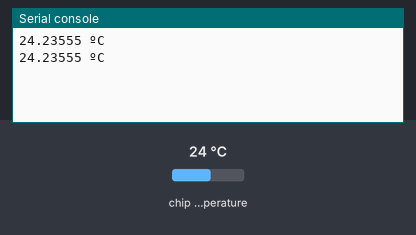
Bench run of a program on a simulated Raspberry Pi Pico running MicroPython. Shown: the last lines printed to the serial console. The inputs (shaded band) are chosen by the test bench; at power-on: chip temperature 24 °C. Threads take turns every 2 ms.

Above: at 2.2 s.
2.3 s: chip temperature set to 1 °C
At 3.6 s:
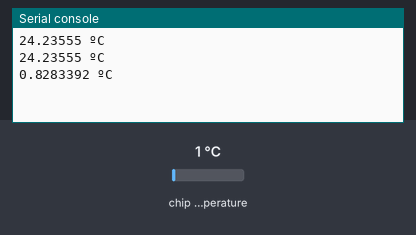
3.8 s: chip temperature set to 11 °C
At 4.8 s:
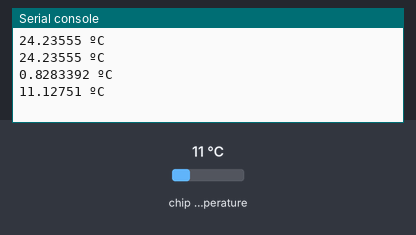
Timing chart, 0 to 6.8 s (numbered marks = the images above; inputs shaded):
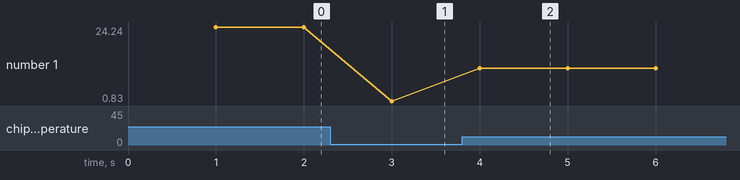

Measured:
- after the input at 2.3 s, the serial console: prints a new line after 0.70 s (image 1)
- after the input at 3.8 s, the serial console: prints a new line after 0.20 s (image 2)
- plotted number 1: 24.24 → 0.83 after the input at 2.3 s, 0.83 → 11.13 after the input at 3.8 s

The program:

esp01_mqtt.py
```python
from machine import Pin, UART, ADC
import json
import time
import _thread

esp = UART(0, baudrate=9600, tx=Pin(16), rx=Pin(17))
# esp.init(bits=8, parity=None, stop=2)
esp.init()

# Solo para prueba, leo el sensor de temperatura interno
sensor_temp = ADC(4)
conversion_factor = 3.3 / (65535)

def uart_rx():

    num_chars = esp.any()

    if num_chars > 0:

        byte_str = esp.read(num_chars)
        str_str = ''.join([chr(b) for b in byte_str])
        print(str_str, end="")

    time.sleep(0.1)

def mqtt_publish(topic, payload):

    pub_cmd = f"publish {topic} {payload}\n\r"
    esp.write(bytes(pub_cmd, 'utf-8'))
    time.sleep(1)

    # rx_bytes = bytes()

    # if esp.any() > 0:
    #     while esp.any() > 0:
    #         rx_bytes += esp.read(1)

    #     rx_string = ''.join([chr(b) for b in rx_bytes])

    #     print(rx_string)
    #     return(rx_string)
    # else:
    #     return None

# _thread.start_new_thread(uart_rx, ())
_thread.start_new_thread(mqtt_publish, ("pico", "Hola"))

esp.write(b"subscribe pico/#\n\r")
time.sleep(1)

while True:
    reading = sensor_temp.read_u16() * conversion_factor
    temperature = 27 - (reading - 0.706)/0.001721
    print(f"{temperature} ºC")

    time.sleep(1)
```
